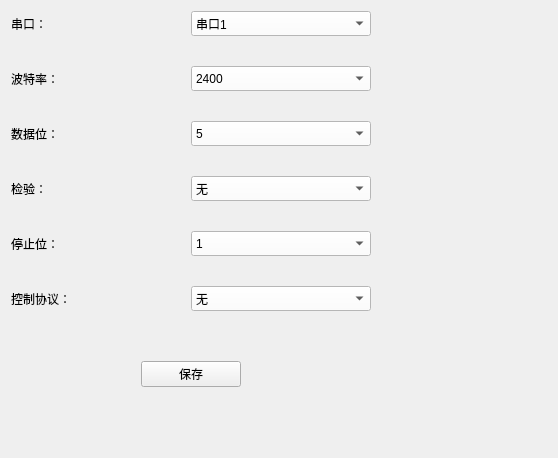
<?xml version="1.0" encoding="UTF-8"?>
<ui version="4.0">
 <class>Dlg_Serial</class>
 <widget class="QWidget" name="Dlg_Serial">
  <property name="geometry">
   <rect>
    <x>0</x>
    <y>0</y>
    <width>558</width>
    <height>458</height>
   </rect>
  </property>
  <property name="windowTitle">
   <string>Dlg_Serial</string>
  </property>
  <layout class="QVBoxLayout" name="verticalLayout">
   <property name="spacing">
    <number>20</number>
   </property>
   <item>
    <layout class="QHBoxLayout" name="horizontalLayout">
     <property name="spacing">
      <number>12</number>
     </property>
     <item>
      <layout class="QGridLayout" name="gridLayout">
       <property name="spacing">
        <number>30</number>
       </property>
       <item row="4" column="0">
        <widget class="QLabel" name="label_5">
         <property name="text">
          <string>停止位：</string>
         </property>
        </widget>
       </item>
       <item row="3" column="0">
        <widget class="QLabel" name="label_4">
         <property name="text">
          <string>检验：</string>
         </property>
        </widget>
       </item>
       <item row="2" column="0">
        <widget class="QLabel" name="label_3">
         <property name="text">
          <string>数据位：</string>
         </property>
        </widget>
       </item>
       <item row="1" column="0">
        <widget class="QLabel" name="label">
         <property name="text">
          <string>波特率：</string>
         </property>
        </widget>
       </item>
       <item row="5" column="0">
        <widget class="QLabel" name="label_6">
         <property name="text">
          <string>控制协议：</string>
         </property>
        </widget>
       </item>
       <item row="0" column="0">
        <widget class="QLabel" name="label_2">
         <property name="minimumSize">
          <size>
           <width>150</width>
           <height>25</height>
          </size>
         </property>
         <property name="text">
          <string>串口：</string>
         </property>
        </widget>
       </item>
       <item row="0" column="1">
        <widget class="QComboBox" name="com_serial">
         <property name="minimumSize">
          <size>
           <width>180</width>
           <height>25</height>
          </size>
         </property>
         <property name="styleSheet">
          <string notr="true">background-color: rgb(255, 255, 255);
color: rgb(0, 0, 0);</string>
         </property>
         <property name="currentIndex">
          <number>0</number>
         </property>
         <item>
          <property name="text">
           <string>串口1</string>
          </property>
         </item>
         <item>
          <property name="text">
           <string>串口2</string>
          </property>
         </item>
         <item>
          <property name="text">
           <string>串口3</string>
          </property>
         </item>
        </widget>
       </item>
       <item row="1" column="1">
        <widget class="QComboBox" name="com_BaudRate">
         <property name="minimumSize">
          <size>
           <width>0</width>
           <height>25</height>
          </size>
         </property>
         <property name="styleSheet">
          <string notr="true">background-color: rgb(255, 255, 255);
color: rgb(0, 0, 0);</string>
         </property>
         <property name="currentIndex">
          <number>0</number>
         </property>
         <item>
          <property name="text">
           <string>2400</string>
          </property>
         </item>
         <item>
          <property name="text">
           <string>4800</string>
          </property>
         </item>
         <item>
          <property name="text">
           <string>9600</string>
          </property>
         </item>
         <item>
          <property name="text">
           <string>19200</string>
          </property>
         </item>
         <item>
          <property name="text">
           <string>38400</string>
          </property>
         </item>
         <item>
          <property name="text">
           <string>57600</string>
          </property>
         </item>
         <item>
          <property name="text">
           <string>115200</string>
          </property>
         </item>
        </widget>
       </item>
       <item row="2" column="1">
        <widget class="QComboBox" name="com_dataBit">
         <property name="minimumSize">
          <size>
           <width>0</width>
           <height>25</height>
          </size>
         </property>
         <property name="styleSheet">
          <string notr="true">background-color: rgb(255, 255, 255);
color: rgb(0, 0, 0);</string>
         </property>
         <item>
          <property name="text">
           <string>5</string>
          </property>
         </item>
         <item>
          <property name="text">
           <string>6</string>
          </property>
         </item>
         <item>
          <property name="text">
           <string>7</string>
          </property>
         </item>
         <item>
          <property name="text">
           <string>8</string>
          </property>
         </item>
        </widget>
       </item>
       <item row="3" column="1">
        <widget class="QComboBox" name="com_checkout">
         <property name="minimumSize">
          <size>
           <width>0</width>
           <height>25</height>
          </size>
         </property>
         <property name="styleSheet">
          <string notr="true">background-color: rgb(255, 255, 255);
color: rgb(0, 0, 0);</string>
         </property>
         <property name="currentIndex">
          <number>0</number>
         </property>
         <item>
          <property name="text">
           <string>无</string>
          </property>
         </item>
         <item>
          <property name="text">
           <string>奇校验</string>
          </property>
         </item>
         <item>
          <property name="text">
           <string>偶校验</string>
          </property>
         </item>
        </widget>
       </item>
       <item row="4" column="1">
        <widget class="QComboBox" name="com_stop">
         <property name="minimumSize">
          <size>
           <width>0</width>
           <height>25</height>
          </size>
         </property>
         <property name="styleSheet">
          <string notr="true">background-color: rgb(255, 255, 255);
color: rgb(0, 0, 0);</string>
         </property>
         <property name="currentIndex">
          <number>0</number>
         </property>
         <item>
          <property name="text">
           <string>1</string>
          </property>
         </item>
         <item>
          <property name="text">
           <string>2</string>
          </property>
         </item>
        </widget>
       </item>
       <item row="5" column="1">
        <widget class="QComboBox" name="com_control">
         <property name="minimumSize">
          <size>
           <width>0</width>
           <height>25</height>
          </size>
         </property>
         <property name="styleSheet">
          <string notr="true">background-color: rgb(255, 255, 255);
color: rgb(0, 0, 0);</string>
         </property>
         <property name="currentIndex">
          <number>0</number>
         </property>
         <item>
          <property name="text">
           <string>无</string>
          </property>
         </item>
         <item>
          <property name="text">
           <string>雷达CSR-IN协议</string>
          </property>
         </item>
         <item>
          <property name="text">
           <string>泓鎏红灯车检模块V2协议</string>
          </property>
         </item>
         <item>
          <property name="text">
           <string>雷达802-2D协议</string>
          </property>
         </item>
         <item>
          <property name="text">
           <string>泓鎏红灯车检模块V1协议</string>
          </property>
         </item>
         <item>
          <property name="text">
           <string>雷达慧昌协议</string>
          </property>
         </item>
        </widget>
       </item>
       <item row="6" column="0" colspan="2">
        <layout class="QHBoxLayout" name="horizontalLayout_2">
         <property name="topMargin">
          <number>20</number>
         </property>
         <item>
          <spacer name="horizontalSpacer_4">
           <property name="orientation">
            <enum>Qt::Horizontal</enum>
           </property>
           <property name="sizeHint" stdset="0">
            <size>
             <width>40</width>
             <height>20</height>
            </size>
           </property>
          </spacer>
         </item>
         <item>
          <widget class="QPushButton" name="btn_save">
           <property name="minimumSize">
            <size>
             <width>100</width>
             <height>26</height>
            </size>
           </property>
           <property name="text">
            <string>保存</string>
           </property>
          </widget>
         </item>
         <item>
          <spacer name="horizontalSpacer_3">
           <property name="orientation">
            <enum>Qt::Horizontal</enum>
           </property>
           <property name="sizeHint" stdset="0">
            <size>
             <width>40</width>
             <height>20</height>
            </size>
           </property>
          </spacer>
         </item>
        </layout>
       </item>
      </layout>
     </item>
     <item>
      <spacer name="horizontalSpacer_2">
       <property name="orientation">
        <enum>Qt::Horizontal</enum>
       </property>
       <property name="sizeHint" stdset="0">
        <size>
         <width>40</width>
         <height>20</height>
        </size>
       </property>
      </spacer>
     </item>
    </layout>
   </item>
   <item>
    <spacer name="verticalSpacer_2">
     <property name="orientation">
      <enum>Qt::Vertical</enum>
     </property>
     <property name="sizeHint" stdset="0">
      <size>
       <width>20</width>
       <height>42</height>
      </size>
     </property>
    </spacer>
   </item>
  </layout>
 </widget>
 <layoutdefault spacing="6" margin="11"/>
 <resources/>
 <connections/>
</ui>
